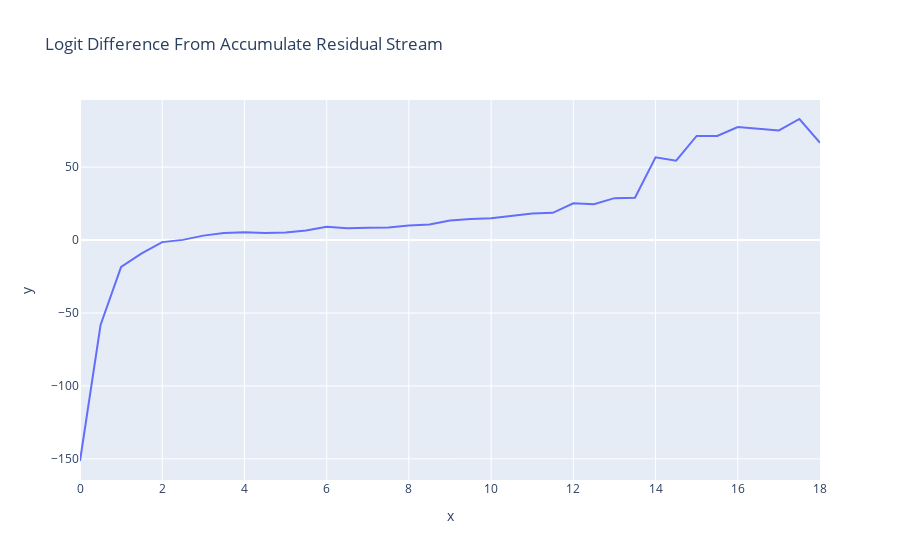

Notebook code for this chart:
### Markdown cell above
Finally, we use the embedding of the residual stream for the last token in our sequence at every point in our network where the output of a layer is fed back into the residual stream to plot the value of the answer residual direction after each layer.

### Code cell
from src.direct_logit_attribution import residual_stack_to_logit_diff
from src.utils import line

accumulated_residual, labels = cache.accumulated_resid(
    layer=-1, incl_mid=True, pos_slice=-1, return_labels=True
)
logit_lens_logit_diffs = residual_stack_to_logit_diff(
    accumulated_residual, 
    logit_diff_directions, 
    cache
)
line(
    logit_lens_logit_diffs,
    x=np.arange(model.cfg.n_layers * 2 + 1) / 2,
    hover_name=labels,
    title="Logit Difference From Accumulate Residual Stream",
)

### Figure 1 — Plotly figure (JSON) as saved in the notebook; plotly's stock layout.template omitted (floating-point values rounded to 4 significant figures)
{"data": [{"hovertemplate": "<b>%{hovertext}</b><br><br>x=%{x}<br>y=%{y}<extra></extra>", "hovertext": ["0_pre", "0_mid", "1_pre", "1_mid", "2_pre", "2_mid", "3_pre", "3_mid", "4_pre", "4_mid", "5_pre", "5_mid", "6_pre", "6_mid", "7_pre", "7_mid", "8_pre", "8_mid", "9_pre", "9_mid", "10_pre", "10_mid", "11_pre", "11_mid", "12_pre", "12_mid", "13_pre", "13_mid", "14_pre", "14_mid", "15_pre", "15_mid", "16_pre", "16_mid", "17_pre", "17_mid", "final_post"], "legendgroup": "", "line": {"color": "#636efa", "dash": "solid"}, "marker": {"symbol": "circle"}, "mode": "lines", "name": "", "orientation": "v", "showlegend": false, "type": "scatter", "x": [0, 0.5, 1, 1.5, 2, 2.5, 3, 3.5, 4, 4.5, 5, 5.5, 6, 6.5, 7, 7.5, 8, 8.5, 9, 9.5, 10, 10.5, 11, 11.5, 12, 12.5, 13, 13.5, 14, 14.5, 15, 15.5, 16, 16.5, 17, 17.5, 18], "xaxis": "x", "y": [-151.5, -58.22, -18.47, -9.188, -1.391, 0.1337, 3.048, 4.867, 5.349, 4.856, 5.162, 6.54, 9.184, 8.069, 8.455, 8.692, 9.945, 10.66, 13.41, 14.48, 14.88, 16.29, 18.2, 18.7, 25.19, 24.58, 28.73, 29.06, 56.71, 54.39, 71.4, 71.39, 77.54, 76.34, 75.16, 83.0, 66.64], "yaxis": "y"}], "layout": {"legend": {"tracegroupgap": 0}, "title": {"text": "Logit Difference From Accumulate Residual Stream"}, "xaxis": {"anchor": "y", "domain": [0, 1], "title": {"text": "x"}}, "yaxis": {"anchor": "x", "domain": [0, 1], "title": {"text": "y"}}}}
